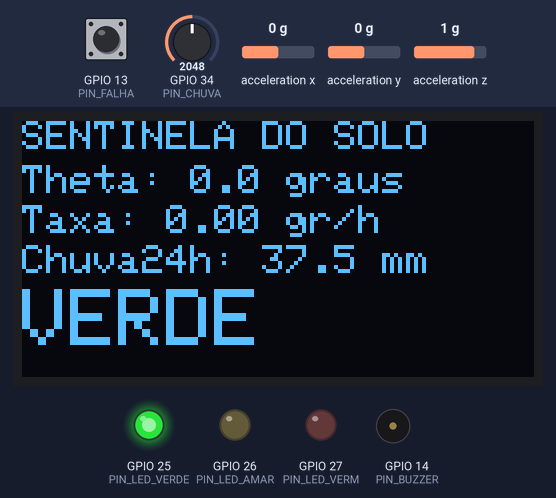
Bench run of a sketch on a simulated ESP32. On the bench: 128×64 one-colour display, output pins drawn as LEDs (lit = HIGH), buzzer (waves = sounding). Wiring (from diagram.json): MPU-6050 motion sensor at I2C address 0x68. The test bench sets the inputs (shaded band); at power-on: acceleration x 0 g, GPIO 13 (PIN_FALHA) HIGH, acceleration z 1 g, GPIO 34 (PIN_CHUVA) = 2048, acceleration y 0 g. WiFi joins after 1.5 s; servers stay silent unless stated; the local clock reads 2024-03-15 10:24:30 at power-on unless the sketch sets it; random numbers use the default seed unless the sketch sets one; no MQTT or app messages arrive unless stated; what the sketch prints to the serial monitor is not drawn.

Above: at 2.8 s.
2.9 s: acceleration x set to -0.3 g
At 4.8 s:
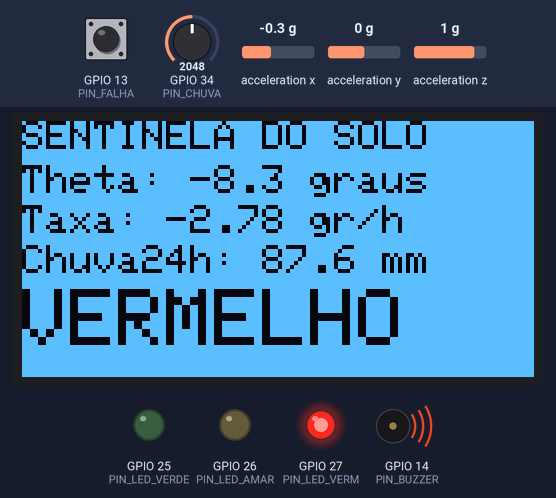
6.5 s: GPIO 13 (PIN_FALHA) pulled LOW for 1.25 s
At 7.41 s:
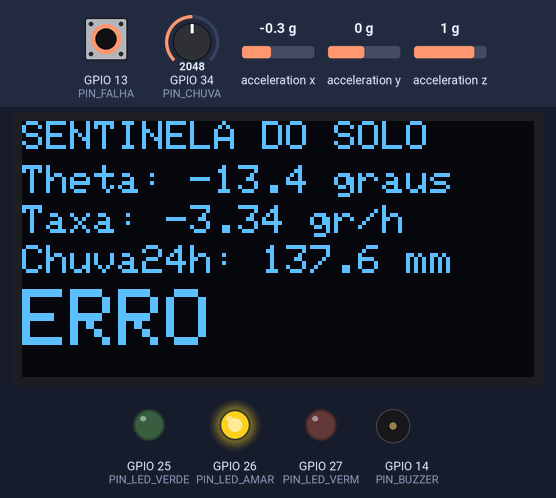
9.2 s: acceleration z set to 0.7 g
At 10.6 s:
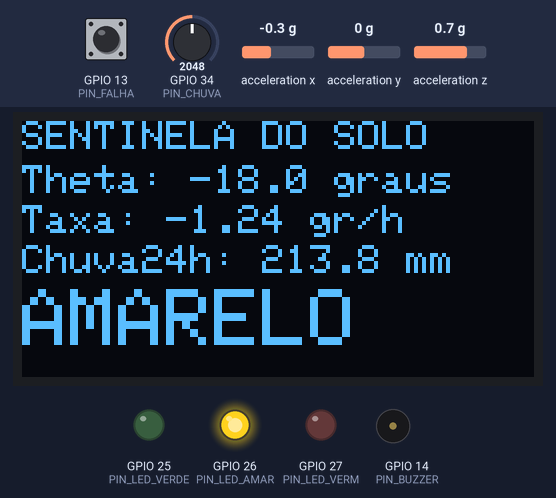
11.5 s: acceleration z set to 0.4 g
At 13.8 s:
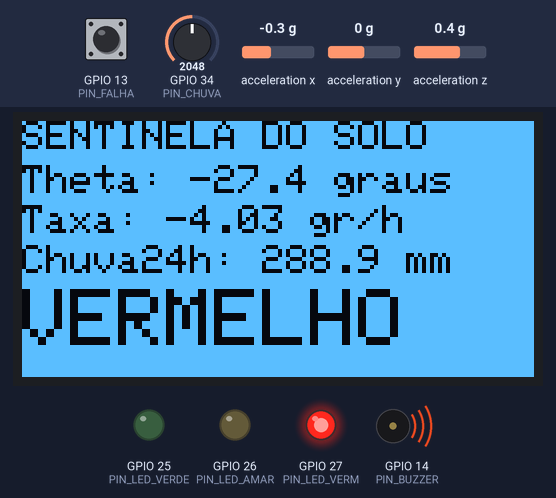
14.5 s: GPIO 13 (PIN_FALHA) pulled LOW for 3.2 s
At 15.5 s:
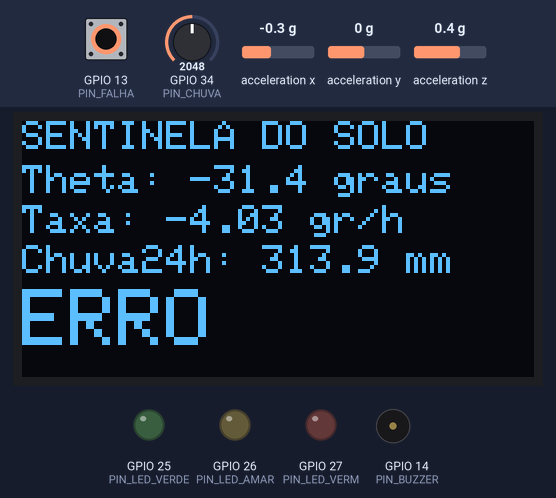
19.5 s: GPIO 34 (PIN_CHUVA) set to 2866
At 22.8 s:
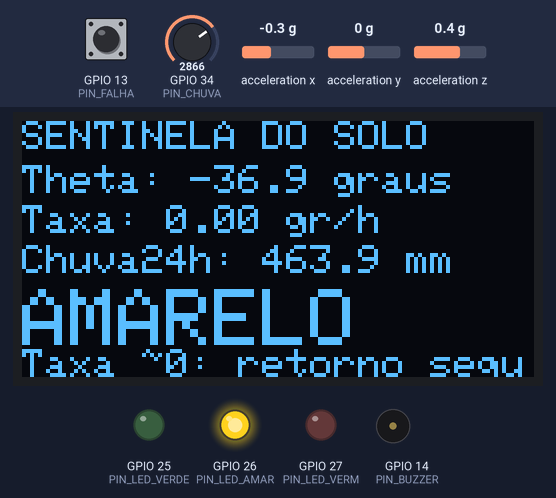
Timing chart, 0 to 28.6 s (numbered marks = the images above; inputs shaded):
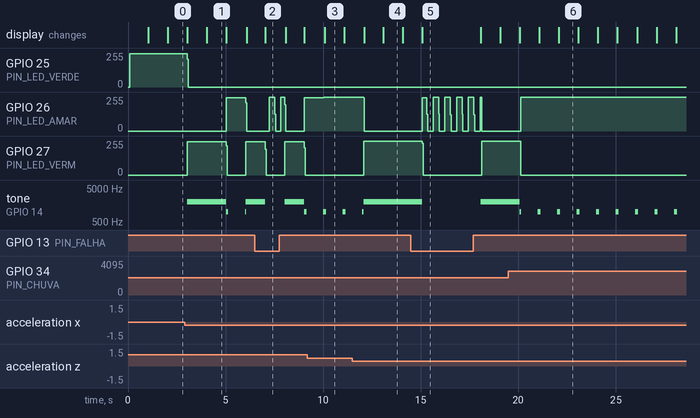

The sketch:

sketch.ino
```cpp
/*
 * ============================================================
 *  SENTINELA DO SOLO - Estaca Inteligente (Edge Computing)
 *  Global Solution 2026.2 - CitizenTech - FIAP
 *  Disciplina: Edge Computing & Computer Systems
 * ------------------------------------------------------------
 *  INTEGRANTES (nome completo e RM):
 *   - Anderson Marcolino — RM 574066
 *   - Caio Maluza — RM 572906
 *   - Felipe Luan — RM 569565
 *   - Pedro Henrique Alves — RM 569192
 *   - Rafaella Pazzanese - RM 572296
 * ------------------------------------------------------------
 *  O que o dispositivo faz:
 *   1. Le a inclinacao do terreno (MPU6050) e a chuva (potenciometro).
 *   2. Filtra ruido com media movel.
 *   3. Calcula a velocidade de movimentacao do solo: dTheta/dt (graus/hora).
 *   4. Integra a chuva (regra do trapezio) numa janela de 24 h simuladas.
 *   5. Decide LOCALMENTE (sem internet) o estado e aciona LEDs, buzzer e OLED.
 *   6. Quando ha conexao, publica telemetria em JSON via MQTT.
 *
 *  Estados:
 *   0 = ERRO de leitura   (LED amarelo piscando, sem alarme falso)
 *   1 = VERDE             (solo estavel)
 *   2 = AMARELO           (taxa >= 40% da critica OU solo saturado de chuva)
 *   3 = VERMELHO          (taxa >= taxa critica, sirene continua)
 *
 *  Valores de referencia (iguais em TODAS as disciplinas do projeto):
 *   taxa critica = 2,0 graus/h | margem pessimista = 40% (0,8 graus/h)
 *   chuva de saturacao = 80 mm em 24 h
 *
 *  ACELERACAO DE TEMPO (importante para a demonstracao):
 *   Na vida real a taxa e medida em graus por HORA. Na simulacao
 *   seria impossivel esperar horas, entao 1 segundo real = 1 hora
 *   simulada (HORAS_SIM_POR_SEGUNDO). Ajuste se quiser.
 * ============================================================
 */

#include <Wire.h>
#include <WiFi.h>
#include <PubSubClient.h>
#include <Adafruit_GFX.h>
#include <Adafruit_SSD1306.h>
#include <math.h>
#include <time.h>

// ---------------------- PINOS ----------------------
const int PIN_SDA       = 21;   // I2C: MPU6050 e OLED
const int PIN_SCL       = 22;
const int PIN_CHUVA     = 34;   // potenciometro = intensidade da chuva
const int PIN_LED_VERDE = 25;
const int PIN_LED_AMAR  = 26;
const int PIN_LED_VERM  = 27;
const int PIN_BUZZER    = 14;
const int PIN_FALHA     = 13;   // botao: segurar = simula falha do sensor

// ---------------------- I2C ----------------------
const int MPU_ADDR  = 0x68;
const int OLED_ADDR = 0x3C;

// ---------------------- PARAMETROS DO MODELO ----------------------
const float TAXA_CRITICA        = 2.0f;                  // graus/h
const float MARGEM              = 0.4f;                  // 40% (margem pessimista)
const float TAXA_AMARELO        = TAXA_CRITICA * MARGEM; // 0,8 graus/h
const float CHUVA_SATURACAO_MM  = 80.0f;                 // mm em 24 h
const float CHUVA_MAX_MM_H      = 50.0f;                 // fundo de escala do potenciometro
const float TAXA_ESTAVEL        = 0.1f;                  // |taxa| abaixo disso = "tendendo a zero"
const int   LEITURAS_ESTAVEIS   = 3;                     // ciclos seguidos para confirmar estabilidade
const int   N_MEDIA             = 5;                     // tamanho da media movel
const int   JANELA_CHUVA        = 24;                    // 24 leituras = 24 h simuladas
const float HORAS_SIM_POR_SEGUNDO = 1.0f;                // 1 s real = 1 h simulada

// ---------------------- TEMPOS (millis, sem delay) ----------------------
const unsigned long INTERVALO_LEITURA_MS    = 1000;
const unsigned long INTERVALO_TELEMETRIA_MS = 5000;
const unsigned long PISCA_ERRO_MS           = 300;

// ---------------------- REDE / MQTT ----------------------
const char* WIFI_SSID   = "Wokwi-GUEST";
const char* WIFI_PASS   = "";
const int   WIFI_CANAL  = 6;
const char* MQTT_BROKER = "broker.hivemq.com";
const int   MQTT_PORTA  = 1883;
//                                                Esse é o caminho para receber os dados pelo HiveMQ
const char* MQTT_TOPICO = "gs2026/sentinela-solo/GS-DigitalRequiem/telemetria";
const char* ID_ESTACA   = "EST-01";
const char* CLUSTER_ID  = "CL-ARGISSOLO-01";

// ---------------------- OBJETOS ----------------------
Adafruit_SSD1306 display(128, 64, &Wire, -1);
WiFiClient wifiClient;
PubSubClient mqtt(wifiClient);

// ---------------------- ESTADO GLOBAL ----------------------
float thetaBuf[N_MEDIA];
int   nBuf = 0, iBuf = 0;
float thetaSuav = 0, thetaSuavAnt = 0;
bool  temAnterior = false;

float taxa = 0;                 // dTheta/dt em graus/h
float chuvaMmH = 0, chuvaAnt = 0;
float chuvaAcum = 0;            // mm acumulados na janela (integral)
float janelaChuva[JANELA_CHUVA];
int   iJanela = 0;

int   estado = 1;
bool  oledOk = false;
bool  houveVermelho = false;
bool  retornoSeguro = false;
int   contEstavel = 0, cicloRetorno = 0;

unsigned long ultimaLeitura = 0, ultimaTelemetria = 0;
unsigned long ultimaTentativaWifi = 0, ultimaTentativaMqtt = 0;
int somAtual = 0;

// ============================================================
//  SENSORES
// ============================================================

// Le o acelerometro do MPU6050 e calcula theta em graus:
// theta = arctan( ax / sqrt(ay^2 + az^2) )
bool lerMPU(float &theta) {
  Wire.beginTransmission(MPU_ADDR);
  Wire.write(0x3B);                         // registrador do ACCEL_XOUT_H
  if (Wire.endTransmission(false) != 0) return false;   // I2C nao respondeu
  if (Wire.requestFrom(MPU_ADDR, 6, true) != 6) return false;

  int16_t rx = (Wire.read() << 8) | Wire.read();
  int16_t ry = (Wire.read() << 8) | Wire.read();
  int16_t rz = (Wire.read() << 8) | Wire.read();

  float ax = rx / 16384.0f;                 // escala +-2g
  float ay = ry / 16384.0f;
  float az = rz / 16384.0f;

  theta = atan2(ax, sqrt(ay * ay + az * az)) * 180.0f / PI;
  return true;
}

// Retorna false se QUALQUER leitura for invalida -> estado 0
bool lerSensores(float &theta, float &chuva) {
  if (digitalRead(PIN_FALHA) == LOW) return false;      // falha simulada pelo botao
  if (!lerMPU(theta)) return false;                      // I2C sem resposta
  if (isnan(theta) || theta < -90.0f || theta > 90.0f) return false; // fora da escala fisica

  int raw = analogRead(PIN_CHUVA);
  if (raw < 0 || raw > 4095) return false;
  chuva = raw * CHUVA_MAX_MM_H / 4095.0f;                // mm/h
  return true;
}

// ============================================================
//  PROCESSAMENTO (EDGE)
// ============================================================

// Media movel: descarta ruido (vibracao, vento, etc.)
float suavizar(float t) {
  thetaBuf[iBuf] = t;
  iBuf = (iBuf + 1) % N_MEDIA;
  if (nBuf < N_MEDIA) nBuf++;
  float soma = 0;
  for (int i = 0; i < nBuf; i++) soma += thetaBuf[i];
  return soma / nBuf;
}

// Derivada numerica: (theta_atual - theta_anterior) / delta_t  [graus/h]
float calcularTaxa(float thetaAtual, float thetaAntes, float dtHoras) {
  return (thetaAtual - thetaAntes) / dtHoras;
}

// Integral da chuva (regra do trapezio) numa janela deslizante de 24 h
void atualizarChuva(float chuva, float dtHoras) {
  float incremento = ((chuva + chuvaAnt) / 2.0f) * dtHoras;   // mm neste intervalo
  janelaChuva[iJanela] = incremento;
  iJanela = (iJanela + 1) % JANELA_CHUVA;
  chuvaAnt = chuva;

  float soma = 0;
  for (int i = 0; i < JANELA_CHUVA; i++) soma += janelaChuva[i];
  chuvaAcum = soma;
}

// Decide o estado. Mesma regra do Python e do React.
int classificarEstado(bool leituraValida, float taxaAbs, float chuvaMm) {
  if (!leituraValida)                                   return 0;
  if (taxaAbs >= TAXA_CRITICA)                          return 3;
  if (taxaAbs >= TAXA_AMARELO || chuvaMm >= CHUVA_SATURACAO_MM) return 2;
  return 1;
}

// ============================================================
//  ATUADORES
// ============================================================

void setSom(int freq) {                // evita reiniciar o tom a cada loop
  if (freq == somAtual) return;
  if (freq > 0) tone(PIN_BUZZER, freq); else noTone(PIN_BUZZER);
  somAtual = freq;
}

void atuar(int est) {
  unsigned long t = millis();
  digitalWrite(PIN_LED_VERDE, LOW);
  digitalWrite(PIN_LED_AMAR, LOW);
  digitalWrite(PIN_LED_VERM, LOW);

  switch (est) {
    case 0:  // ERRO: amarelo piscando, sem som (nenhum alarme falso)
      digitalWrite(PIN_LED_AMAR, (t / PISCA_ERRO_MS) % 2 == 0);
      setSom(0);
      break;
    case 1:  // VERDE
      digitalWrite(PIN_LED_VERDE, HIGH);
      setSom(0);
      break;
    case 2:  // AMARELO: bip curto intermitente (150 ms a cada 1 s)
      digitalWrite(PIN_LED_AMAR, HIGH);
      setSom((t % 1000) < 150 ? 1000 : 0);
      break;
    case 3:  // VERMELHO: sirene continua
      digitalWrite(PIN_LED_VERM, HIGH);
      setSom(2000);
      break;
  }
}

void atualizarDisplay() {
  if (!oledOk) return;
  display.clearDisplay();
  display.invertDisplay(estado == 3);   // vermelho: tela invertida em destaque
  display.setTextColor(SSD1306_WHITE);

  display.setTextSize(1);
  display.setCursor(0, 0);  display.print("SENTINELA DO SOLO");
  display.setCursor(0, 11); display.printf("Theta: %.1f graus", thetaSuav);
  display.setCursor(0, 21); display.printf("Taxa: %.2f gr/h", taxa);
  display.setCursor(0, 31); display.printf("Chuva24h: %.1f mm", chuvaAcum);

  display.setTextSize(2);
  display.setCursor(0, 42);
  const char* nomes[] = {"ERRO", "VERDE", "AMARELO", "VERMELHO"};
  display.print(nomes[estado]);

  display.setTextSize(1);
  display.setCursor(0, 57);
  if (retornoSeguro && estado != 3) display.print("Taxa ~0: retorno seguro");
  display.display();
}

// ============================================================
//  REDE (nunca bloqueia a decisao local)
// ============================================================

void gerenciarRede() {
  unsigned long t = millis();

  if (WiFi.status() != WL_CONNECTED) {
    if (t - ultimaTentativaWifi > 15000) {
      ultimaTentativaWifi = t;
      WiFi.disconnect();
      WiFi.begin(WIFI_SSID, WIFI_PASS, WIFI_CANAL);
    }
    return;                                    // sem rede: a estaca segue decidindo sozinha
  }
  if (!mqtt.connected()) {
    if (t - ultimaTentativaMqtt > 10000) {
      ultimaTentativaMqtt = t;
      String cid = String("sentinela-") + ID_ESTACA + "-" + String((uint32_t)esp_random(), HEX);
      mqtt.connect(cid.c_str());
    }
    return;
  }
  mqtt.loop();
}

void montarTimestamp(char *buf, size_t n) {
  time_t agora = time(nullptr);
  if (agora > 1700000000) {                    // NTP sincronizado
    struct tm info;
    localtime_r(&agora, &info);
    strftime(buf, n, "%Y-%m-%dT%H:%M:%S-03:00", &info);
  } else {
    snprintf(buf, n, "uptime-%lus", millis() / 1000);
  }
}

void enviarTelemetria() {
  if (!mqtt.connected()) return;               // offline: simplesmente nao envia
  float umidade = constrain(chuvaAcum / CHUVA_SATURACAO_MM * 100.0f, 0.0f, 100.0f);
  char ts[32];
  montarTimestamp(ts, sizeof(ts));

  char json[320];
  snprintf(json, sizeof(json),
    "{\"id_estaca\":\"%s\",\"cluster_id\":\"%s\",\"angulo_theta\":%.2f,"
    "\"taxa\":%.3f,\"chuva_mm_h\":%.1f,\"chuva_acum_mm\":%.1f,"
    "\"umidade_solo\":%.1f,\"estado\":%d,\"timestamp\":\"%s\"}",
    ID_ESTACA, CLUSTER_ID, thetaSuav, taxa, chuvaMmH, chuvaAcum, umidade, estado, ts);

  mqtt.publish(MQTT_TOPICO, json);
  Serial.print("[MQTT] "); Serial.println(json);
}

// ============================================================
//  CICLO DE LEITURA
// ============================================================

void cicloLeitura(unsigned long agora) {
  float dtH = ((agora - ultimaLeitura) / 1000.0f) * HORAS_SIM_POR_SEGUNDO;
  ultimaLeitura = agora;

  float theta = 0, chuva = 0;
  bool ok = lerSensores(theta, chuva);

  if (ok) {
    thetaSuav = suavizar(theta);
    taxa = temAnterior ? calcularTaxa(thetaSuav, thetaSuavAnt, dtH) : 0;
    thetaSuavAnt = thetaSuav;
    temAnterior = true;
    chuvaMmH = chuva;
    atualizarChuva(chuva, dtH);
  }

  estado = classificarEstado(ok, fabsf(taxa), chuvaAcum);

  // Retorno seguro: |dTheta/dt| tende a zero depois de um vermelho
  if (estado == 3) houveVermelho = true;
  if (ok && fabsf(taxa) < TAXA_ESTAVEL) contEstavel++; else contEstavel = 0;
  retornoSeguro = houveVermelho && contEstavel >= LEITURAS_ESTAVEIS;
  if (retornoSeguro && ++cicloRetorno >= 5) { houveVermelho = false; cicloRetorno = 0; }
  if (!retornoSeguro) cicloRetorno = 0;

  const char* nomes[] = {"ERRO", "VERDE", "AMARELO", "VERMELHO"};
  if (ok) {
    Serial.printf("theta=%.2f gr | taxa=%.3f gr/h | chuva=%.1f mm/h | acum24h=%.1f mm | estado=%d (%s)%s\n",
                  thetaSuav, taxa, chuvaMmH, chuvaAcum, estado, nomes[estado],
                  retornoSeguro ? " | RETORNO SEGURO" : "");
  } else {
    Serial.println("[ERRO] leitura invalida -> estado 0 (sem alarme falso)");
  }
  atualizarDisplay();
}

// ============================================================
//  SETUP / LOOP
// ============================================================

void setup() {
  Serial.begin(115200);
  pinMode(PIN_LED_VERDE, OUTPUT);
  pinMode(PIN_LED_AMAR, OUTPUT);
  pinMode(PIN_LED_VERM, OUTPUT);
  pinMode(PIN_BUZZER, OUTPUT);
  pinMode(PIN_FALHA, INPUT_PULLUP);

  for (int i = 0; i < JANELA_CHUVA; i++) janelaChuva[i] = 0;

  Wire.begin(PIN_SDA, PIN_SCL);
  Wire.beginTransmission(MPU_ADDR);       // acorda o MPU6050
  Wire.write(0x6B);
  Wire.write(0x00);
  Wire.endTransmission(true);

  oledOk = display.begin(SSD1306_SWITCHCAPVCC, OLED_ADDR);
  if (!oledOk) Serial.println("[AVISO] OLED nao encontrado");

  WiFi.mode(WIFI_STA);
  WiFi.begin(WIFI_SSID, WIFI_PASS, WIFI_CANAL);
  configTime(-3 * 3600, 0, "pool.ntp.org");
  mqtt.setServer(MQTT_BROKER, MQTT_PORTA);
  mqtt.setBufferSize(384);
  mqtt.setSocketTimeout(2);

  Serial.println("Sentinela do Solo - estaca inteligente iniciada");
  Serial.printf("Taxa critica=%.1f gr/h | amarelo a partir de %.1f gr/h | saturacao=%.0f mm\n",
                TAXA_CRITICA, TAXA_AMARELO, CHUVA_SATURACAO_MM);
}

void loop() {
  unsigned long agora = millis();

  if (agora - ultimaLeitura >= INTERVALO_LEITURA_MS) cicloLeitura(agora);

  atuar(estado);          // LEDs e buzzer rodam todo loop (piscar/bipar sem delay)
  gerenciarRede();

  if (agora - ultimaTelemetria >= INTERVALO_TELEMETRIA_MS) {
    ultimaTelemetria = agora;
    enviarTelemetria();
  }
}
```

Measured:
- the behaviour switches between -0.1 and -0.2 g on acceleration x (found by bisection; images 0 and 1)
- the behaviour switches between 0.6 and 0.5 g on acceleration z (found by bisection; images 3 and 4)
- after the input at 2.9 s, GPIO 27 (PIN_LED_VERM): 0/255 → 251/255 after 0.14 s, → 0/255 2.0 s later, → 251/255 1.0 s later
- after the input at 11.5 s, GPIO 26 (PIN_LED_AMAR): 255/255 → 0/255 after 0.58 s; GPIO 27 (PIN_LED_VERM): 0/255 → 255/255 after 0.58 s
- by itself, tone on GPIO 14 (PIN_BUZZER): repeats every 1.0 s: silent 0.85 s, 1000 Hz 0.15 s
- what the display in image 1 shows lasts 1.0 s, from 4.0 s to 5.0 s
